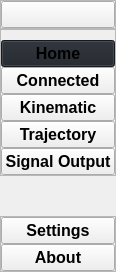
     <widget class="QCustomSlideMenu" name="leftMenu" native="true">
      <property name="maximumSize">
       <size>
        <width>40</width>
        <height>16777215</height>
       </size>
      </property>
      <layout class="QVBoxLayout" name="verticalLayout">
       <property name="spacing">
        <number>0</number>
       </property>
       <property name="leftMargin">
        <number>0</number>
       </property>
       <property name="topMargin">
        <number>0</number>
       </property>
       <property name="rightMargin">
        <number>0</number>
       </property>
       <property name="bottomMargin">
        <number>0</number>
       </property>
       <item>
        <widget class="QWidget" name="leftMenuSub" native="true">
         <layout class="QVBoxLayout" name="verticalLayout_2">
          <property name="spacing">
           <number>0</number>
          </property>
          <property name="leftMargin">
           <number>0</number>
          </property>
          <property name="topMargin">
           <number>0</number>
          </property>
          <property name="rightMargin">
           <number>0</number>
          </property>
          <property name="bottomMargin">
           <number>0</number>
          </property>
          <item alignment="Qt::AlignTop">
           <widget class="QFrame" name="frame">
            <property name="frameShape">
             <enum>QFrame::StyledPanel</enum>
            </property>
            <property name="frameShadow">
             <enum>QFrame::Raised</enum>
            </property>
            <layout class="QHBoxLayout" name="horizontalLayout_2">
             <property name="spacing">
              <number>0</number>
             </property>
             <property name="leftMargin">
              <number>0</number>
             </property>
             <property name="topMargin">
              <number>0</number>
             </property>
             <property name="rightMargin">
              <number>0</number>
             </property>
             <property name="bottomMargin">
              <number>0</number>
             </property>
             <item>
              <widget class="QPushButton" name="menuBtn">
               <property name="font">
                <font>
                 <family>Arial</family>
                 <pointsize>12</pointsize>
                 <weight>75</weight>
                 <bold>true</bold>
                </font>
               </property>
               <property name="toolTip">
                <string>Menu</string>
               </property>
               <property name="text">
                <string/>
               </property>
               <property name="icon">
                <iconset resource="../resources.qrc">
                 <normaloff>:/icons/icons/align-justify.svg</normaloff>:/icons/icons/align-justify.svg</iconset>
               </property>
               <property name="iconSize">
                <size>
                 <width>24</width>
                 <height>24</height>
                </size>
               </property>
              </widget>
             </item>
            </layout>
           </widget>
          </item>
          <item alignment="Qt::AlignTop">
           <widget class="QFrame" name="frame_2">
            <property name="sizePolicy">
             <sizepolicy hsizetype="Preferred" vsizetype="Preferred">
              <horstretch>0</horstretch>
              <verstretch>0</verstretch>
             </sizepolicy>
            </property>
            <property name="frameShape">
             <enum>QFrame::StyledPanel</enum>
            </property>
            <property name="frameShadow">
             <enum>QFrame::Raised</enum>
            </property>
            <layout class="QVBoxLayout" name="verticalLayout_3">
             <property name="spacing">
              <number>0</number>
             </property>
             <property name="leftMargin">
              <number>0</number>
             </property>
             <property name="topMargin">
              <number>10</number>
             </property>
             <property name="rightMargin">
              <number>0</number>
             </property>
             <property name="bottomMargin">
              <number>0</number>
             </property>
             <item>
              <widget class="QPushButton" name="homeBtn">
               <property name="font">
                <font>
                 <family>Arial</family>
                 <pointsize>12</pointsize>
                 <weight>75</weight>
                 <bold>true</bold>
                </font>
               </property>
               <property name="toolTip">
                <string>Home</string>
               </property>
               <property name="styleSheet">
                <string notr="true">background-color:#1f232a;</string>
               </property>
               <property name="text">
                <string>Home</string>
               </property>
               <property name="icon">
                <iconset resource="../resources.qrc">
                 <normaloff>:/icons/icons/home.svg</normaloff>:/icons/icons/home.svg</iconset>
               </property>
               <property name="iconSize">
                <size>
                 <width>24</width>
                 <height>24</height>
                </size>
               </property>
              </widget>
             </item>
             <item>
              <widget class="QPushButton" name="connectBtn">
               <property name="font">
                <font>
                 <family>Arial</family>
                 <pointsize>12</pointsize>
                 <weight>75</weight>
                 <bold>true</bold>
                </font>
               </property>
               <property name="toolTip">
                <string>Conncect</string>
               </property>
               <property name="text">
                <string>Connected</string>
               </property>
               <property name="icon">
                <iconset resource="../resources.qrc">
                 <normaloff>:/icons/icons/link.svg</normaloff>:/icons/icons/link.svg</iconset>
               </property>
               <property name="iconSize">
                <size>
                 <width>24</width>
                 <height>24</height>
                </size>
               </property>
              </widget>
             </item>
             <item>
              <widget class="QPushButton" name="kinematicBtn">
               <property name="font">
                <font>
                 <family>Arial</family>
                 <pointsize>12</pointsize>
                 <weight>75</weight>
                 <bold>true</bold>
                </font>
               </property>
               <property name="toolTip">
                <string>Kinematic</string>
               </property>
               <property name="text">
                <string>Kinematic</string>
               </property>
               <property name="icon">
                <iconset resource="../resources.qrc">
                 <normaloff>:/icons/icons/aperture.svg</normaloff>:/icons/icons/aperture.svg</iconset>
               </property>
               <property name="iconSize">
                <size>
                 <width>24</width>
                 <height>24</height>
                </size>
               </property>
              </widget>
             </item>
             <item>
              <widget class="QPushButton" name="trajectoryBtn">
               <property name="font">
                <font>
                 <family>Arial</family>
                 <pointsize>12</pointsize>
                 <weight>75</weight>
                 <bold>true</bold>
                </font>
               </property>
               <property name="toolTip">
                <string>Trajectory</string>
               </property>
               <property name="text">
                <string>Trajectory</string>
               </property>
               <property name="icon">
                <iconset resource="../resources.qrc">
                 <normaloff>:/icons/icons/bookmark.svg</normaloff>:/icons/icons/bookmark.svg</iconset>
               </property>
               <property name="iconSize">
                <size>
                 <width>24</width>
                 <height>24</height>
                </size>
               </property>
              </widget>
             </item>
             <item>
              <widget class="QPushButton" name="signalBtn">
               <property name="font">
                <font>
                 <family>Arial</family>
                 <pointsize>12</pointsize>
                 <weight>75</weight>
                 <bold>true</bold>
                </font>
               </property>
               <property name="toolTip">
                <string>Signal</string>
               </property>
               <property name="text">
                <string>Signal Output</string>
               </property>
               <property name="icon">
                <iconset resource="../resources.qrc">
                 <normaloff>:/icons/icons/trello.svg</normaloff>:/icons/icons/trello.svg</iconset>
               </property>
               <property name="iconSize">
                <size>
                 <width>24</width>
                 <height>24</height>
                </size>
               </property>
              </widget>
             </item>
            </layout>
           </widget>
          </item>
          <item>
           <spacer name="verticalSpacer">
            <property name="orientation">
             <enum>Qt::Vertical</enum>
            </property>
            <property name="sizeHint" stdset="0">
             <size>
              <width>20</width>
              <height>40</height>
             </size>
            </property>
           </spacer>
          </item>
          <item alignment="Qt::AlignBottom">
           <widget class="QFrame" name="frame_3">
            <property name="frameShape">
             <enum>QFrame::StyledPanel</enum>
            </property>
            <property name="frameShadow">
             <enum>QFrame::Raised</enum>
            </property>
            <layout class="QVBoxLayout" name="verticalLayout_4">
             <property name="spacing">
              <number>0</number>
             </property>
             <property name="leftMargin">
              <number>0</number>
             </property>
             <property name="topMargin">
              <number>0</number>
             </property>
             <property name="rightMargin">
              <number>0</number>
             </property>
             <property name="bottomMargin">
              <number>0</number>
             </property>
             <item>
              <widget class="QPushButton" name="settingBtn">
               <property name="font">
                <font>
                 <family>Arial</family>
                 <pointsize>12</pointsize>
                 <weight>75</weight>
                 <bold>true</bold>
                </font>
               </property>
               <property name="toolTip">
                <string>Setting</string>
               </property>
               <property name="text">
                <string>Settings</string>
               </property>
               <property name="icon">
                <iconset resource="../resources.qrc">
                 <normaloff>:/icons/icons/settings.svg</normaloff>:/icons/icons/settings.svg</iconset>
               </property>
               <property name="iconSize">
                <size>
                 <width>24</width>
                 <height>24</height>
                </size>
               </property>
              </widget>
             </item>
             <item>
              <widget class="QPushButton" name="aboutBtn">
               <property name="font">
                <font>
                 <family>Arial</family>
                 <pointsize>12</pointsize>
                 <weight>75</weight>
                 <bold>true</bold>
                </font>
               </property>
               <property name="toolTip">
                <string>About</string>
               </property>
               <property name="text">
                <string>About</string>
               </property>
               <property name="icon">
                <iconset resource="../resources.qrc">
                 <normaloff>:/icons/icons/info.svg</normaloff>:/icons/icons/info.svg</iconset>
               </property>
               <property name="iconSize">
                <size>
                 <width>24</width>
                 <height>24</height>
                </size>
               </property>
              </widget>
             </item>
            </layout>
           </widget>
          </item>
         </layout>
        </widget>
       </item>
      </layout>
     </widget>
